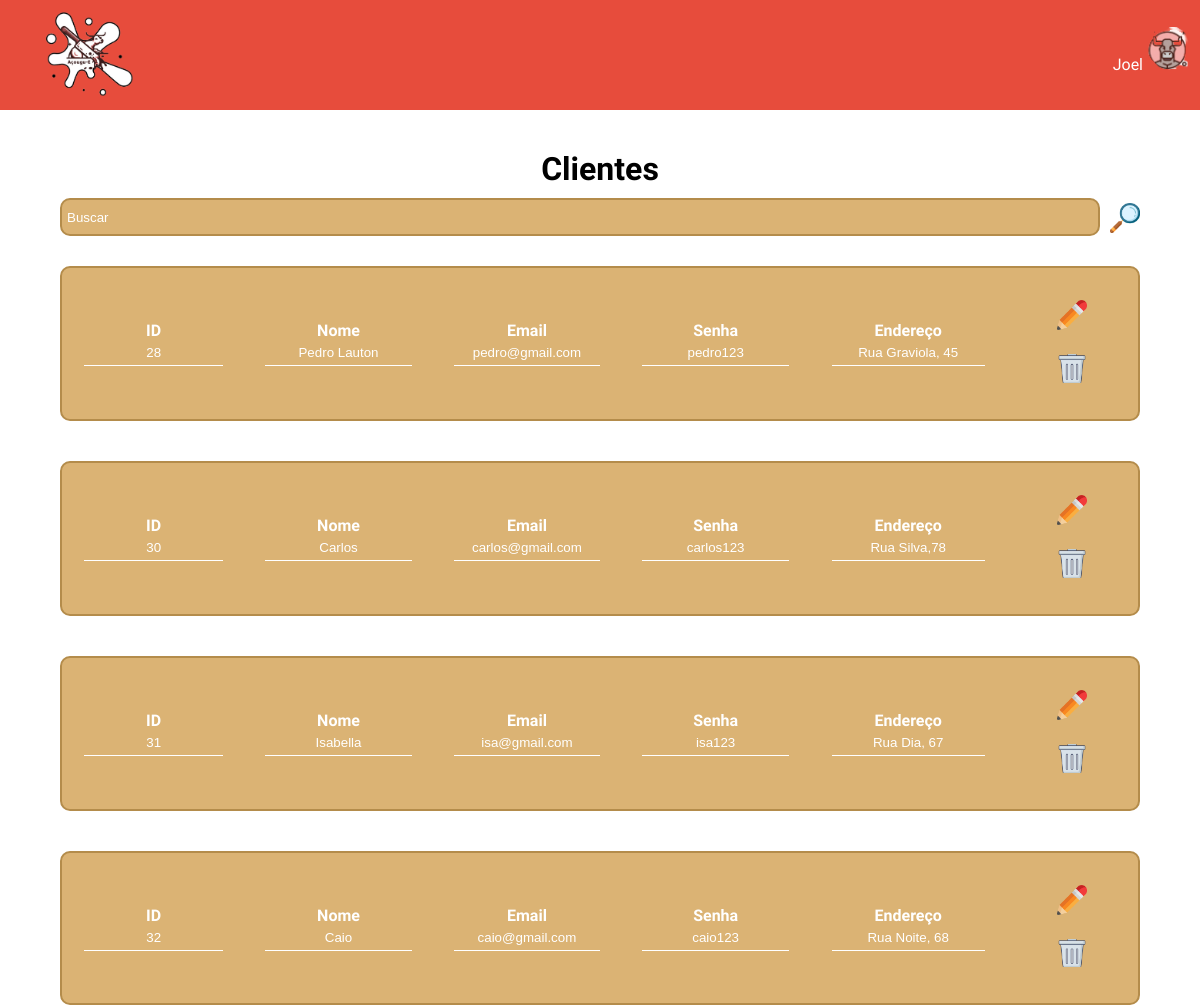
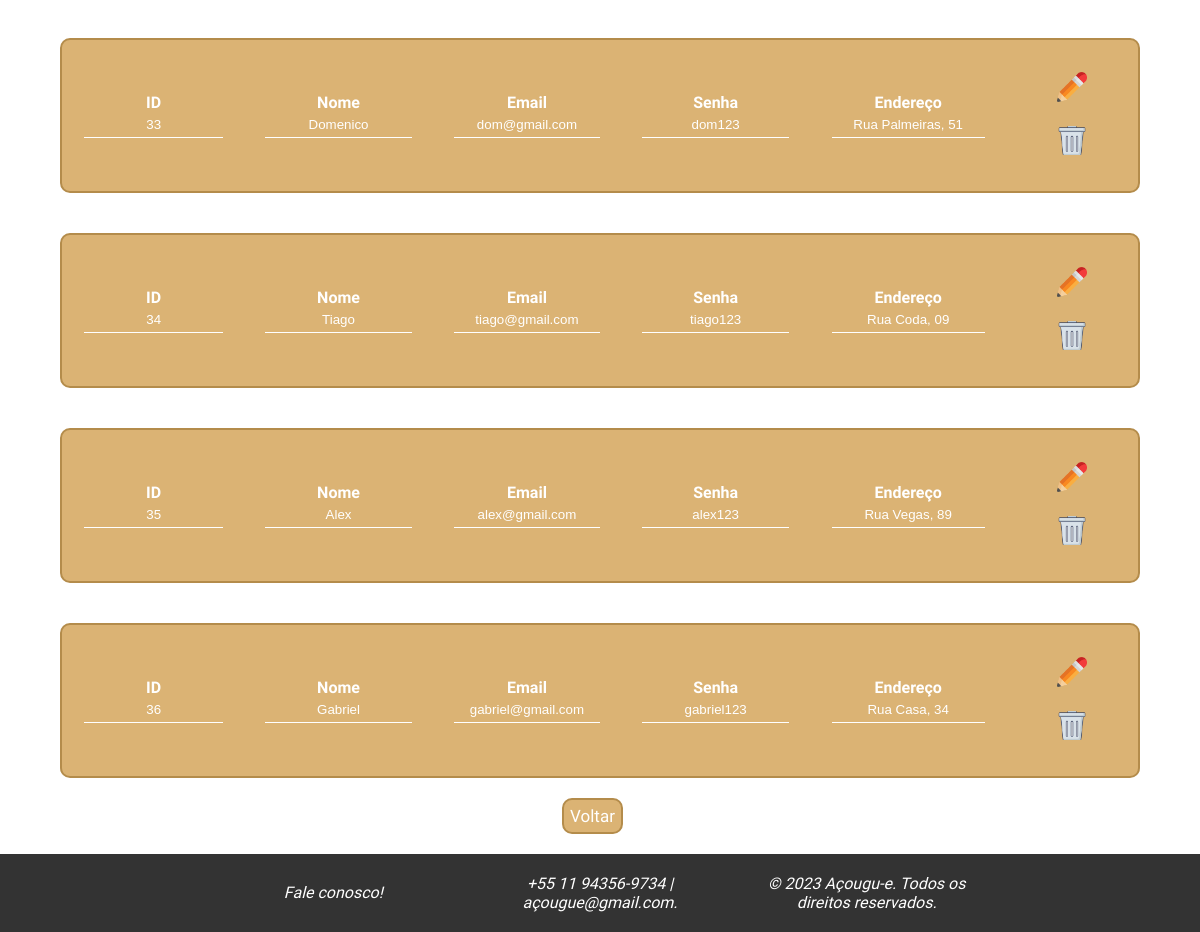
Page /php/php_adm/consultar_cliente.php (signed in) on the committed database (2 pictures, top to bottom).
### tables this page shows
CREATE TABLE `administradores` (
  `AdmId` int(11) NOT NULL,
  `Nome` varchar(50) DEFAULT NULL,
  `Email` varchar(50) DEFAULT NULL,
  `Senha` varchar(255) DEFAULT NULL
);

CREATE TABLE `clientes` (
  `ClienteId` int(11) NOT NULL,
  `Nome` varchar(150) NOT NULL,
  `Email` varchar(100) NOT NULL,
  `Senha` char(64) NOT NULL,
  `Endereco` varchar(300) NOT NULL
);

### includes/verifica.php (called while the page is built)
<?php
require 'config.php';
if (isset($_SESSION['tipo_usuario']) && !empty($_SESSION['tipo_usuario'])) {
    require_once 'Usuario.class.php';
    $u = new Usuario();
    if ($_SESSION['tipo_usuario'] == 'cliente') {
        if (isset($_SESSION['idcli']) && !empty($_SESSION['idcli'])) {
            $listLogged = $u->logged($_SESSION['idcli'], $_SESSION['tipo_usuario']);
            $nomeUsu = isset($listLogged['Nome']) ? $listLogged['Nome'] : null;
        } else {
            header("Location: login.php");
            exit();
        }
    } elseif ($_SESSION['tipo_usuario'] == 'administrador') {
        $listAdmin = $u->logged($_SESSION['id_admin'], $_SESSION['tipo_usuario']);
        $nomeUsu = is_array($listAdmin) ? $listAdmin['Nome'] : null;
    } else {
        header("Location: login.php");
        exit();
    }
} else {
    header("Location: ../../php_entrada/login.php");
    exit();
}
?>

### includes/Usuario.class.php (called while the page is built, shortened)
<?php
class Usuario {
    public function logged($id, $tipoUsuario)
    {
        global $pdo;
        $tabela = ($tipoUsuario == 'cliente') ? 'clientes' : 'administradores';
        $colunaId = ($tipoUsuario == 'cliente') ? 'ClienteId' : 'AdmId';
        $sql = "SELECT Nome FROM $tabela WHERE $colunaId = :id";
        $stmt = $pdo->prepare($sql);
        $stmt->bindValue(":id", $id);
        $stmt->execute();
        return $stmt->fetch(PDO::FETCH_ASSOC);
    }
}
?>

### php/php_adm/consultar_cliente.php (the view, shortened to what this page needs)
<?php
    require '../../includes/verifica.php';
    if (isset($_SESSION['id_admin']) && !empty($_SESSION['id_admin'])):
    if ($_SERVER['REQUEST_METHOD'] === 'GET' && isset($_GET['buscar'])) {
        $buscar = '%' . $_GET['buscar'] . '%';
        $sql = "SELECT * FROM clientes WHERE Nome LIKE :buscar";
        $consulta = $pdo->prepare($sql);
        $consulta->bindParam(':buscar', $buscar, PDO::PARAM_STR);
        $consulta->execute();
    } else {
        $consulta = $pdo->prepare('SELECT * FROM clientes');
        $consulta->execute();
    }
?>
<!DOCTYPE html>
<html lang="pt-br">
<head>
    <link rel="stylesheet" href="../../style/css_adm/css-consultar_clientes.css">
</head>
<body>
    <?php include_once "nav_adm.php"; ?>
    <main>
        <h1>Clientes</h1>
        <div class="container">
            <form action="consultar_cliente.php" method="get">
                <input type="text" name="buscar" class="container buscar" placeholder="Buscar">
                <button type="submit" id="btn"><img src="../../img/pesquisar.png" alt="Pesquisar"></button>
            </form>
        </div>
        <?php
            while ($linha = $consulta->fetch(PDO::FETCH_ASSOC)):
        ?>
        <table>
            <tr>
                <th>ID
                    <br><input type="text" name="txtid" disabled value="<?= $linha['ClienteId']; ?>">
                </th>
                <th>Nome
                    <br><input type="text" name="txtnome" disabled value="<?= $linha['Nome']; ?>">
                </th>
                <th>Email
                    <br><input type="text" name="txtemail" disabled value="<?= $linha['Email']; ?>">
                </th>
                <th>Senha
                    <br><input type="text" name="txtsenha" disabled value="<?= $linha['Senha']; ?>">
                </th>
                <th>Endereço
                    <br><input type="text" name="txtendereco" disabled value="<?= $linha['Endereco']; ?>">
                </th>
                <th>
                    <a href="editar_cliente.php?id=<?= $linha['ClienteId']; ?>"><img src="../../img/editar.png" alt="Editar"></a>
                    <a href="excluir_cliente.php?id=<?= $linha['ClienteId']; ?>"><img src="../../img/excluir.png" alt="Editar"></a>
                </th>
            </tr>
        </table>
        <?php endwhile; ?>
        <a href="clientes.php"><button type="submit" class="input_btn">Voltar</button></a>
    </main>
    <?php include_once "footer_adm.php"; ?>
</body>
</html>
<?php
    else:
        header("Location: ../../index.php");
        exit();
    endif;
?>

### php/php_adm/nav_adm.php (shortened to what this page needs)
<?php
    require_once '../../includes/verifica.php';
?>
<!DOCTYPE html>
<html lang="pt-br">
<head>
    <link rel="stylesheet" href="../../style/css_adm/css-nav_adm.css">
</head>
<body>
    <nav>
        <div class="nav">
            <a href="inicio.php"><img src="../../img/logo.png" alt="Logo Açougu-E"></a>
            <p id="nav_usuario"><?php  echo $nomeUsu; ?><img src="../../img/logo_usuario.png" alt="Logo usuário" id="nav_menu_li_img"></p>
        </div>
    </nav>
<body>
</html>

### style/css_adm/css-consultar_clientes.css (style rules this page uses)
* { margin: 0; padding: 0; }
body { font-family: 'Playpen Sans', sans-serif; box-sizing: border-box; width: 100%; height: 100%; }
main { padding-top: 100px; text-align: center; display: flex; flex-direction: column; justify-content: center; align-items: center; }
h1 { font-size: 32px; }
a { text-decoration: none; cursor: pointer; }
th, td { display: block; width: 100%; box-sizing: border-box; text-align: center; padding: 10px; color: white; }
tr { display: block; width: 100%; box-sizing: border-box; margin-bottom: 10px; }
table { width: 90%; background-color: #DBB374; border: #b48c4b; border-radius: 10px; border-style: solid; border-width: 2px; margin: 20px; margin-bottom: 20px; }
form { margin: 0; }
input { border: none; outline: none; background: none; border-bottom: 1px solid #FFF; padding: 5px; width: 93%; color: white; }
th input { text-align: center; }
th img { width: 30px; height: auto; padding: 10px; padding: 10px; }
.container img { width: 30px; height: auto; padding-left: 10px; padding-top: 5px; }
form { width: 90%; display: flex; flex-direction: row; margin: 10px; }
.container { width: 100%; display: flex; justify-content: center; }
.container .buscar { width: 90vw; background-color: #DBB374; border: #b48c4b; border-radius: 10px; border-style: solid; border-width: 2px; caret-color: white; color: white ; }
.container .buscar::placeholder { color: white; }
#btn { background-color: transparent; border: none; cursor: pointer; }
.input_btn { font-family: 'Playpen Sans', sans-serif; background-color: #DBB374; padding: 6px; margin-right: 15px; border: #b48c4b; border-radius: 10px; border-style: solid; border-width: 2px; color: white; font-size: 17px; cursor: pointer; }
@media screen and (min-width: 768px) { th, td { display: table-cell; width: auto; box-sizing: border-box; text-align: center; padding: 20px; } }
@media screen and (min-width: 768px) { tr { display: table-row; } }

### style/css_adm/css-nav_adm.css (style rules this page uses)
* { margin: 0; padding: 0; }
body { font-family: 'Playpen Sans', sans-serif; box-sizing: border-box; width: 100%; height: 100%; }
.nav { display: flex; background-color: #E74C3C; position: fixed; width: 100%; height: 110px; z-index: 1000; }
.nav img { width: 80px; padding: 1vw; margin: 20px 0 0 40px; }
.nav_menu li, #nav_usuario { display: inline-block; text-align: center; padding: 7px; border-bottom: #be5555; border: #be5555; border-width: 2px; border-style: solid; }
.nav li a, #nav_usuario { text-decoration: none; color: white; border: none; }
#nav_menu_li_img { margin: 0; width: 50px; height: auto; display: none; }
#nav_usuario { display: none; cursor: pointer; }
@media screen and (min-width: 768px) { #nav_menu_li_img { display:unset; } }
@media screen and (min-width: 768px) { #nav_usuario { display: unset; margin-left: auto; padding-top: 17px; } }
@media screen and (min-width: 768px) { .nav img { width: 100px; margin: auto; padding: 0; padding-top: 10px; margin-left: 40px; margin-bottom: 10px; } }

### style/css_adm/css-footer_adm.css (style rules this page uses)
body { font-family: 'Playpen Sans', sans-serif; box-sizing: border-box; width: 100%; min-height: 100vh; margin: 0; display: flex; flex-direction: column; }
main { flex: 1; padding-top: 150px; }

### rows in the picture
administradores: Nome "Joel"
clientes: txtid "28", txtnome "Pedro Lauton", txtemail "pedro@gmail.com", txtsenha "pedro123", txtendereco "Rua Graviola, 45"
clientes: txtid "30", txtnome "Carlos", txtemail "carlos@gmail.com", txtsenha "carlos123", txtendereco "Rua Silva,78"
clientes: txtid "31", txtnome "Isabella", txtemail "isa@gmail.com", txtsenha "isa123", txtendereco "Rua Dia, 67"
clientes: txtid "32", txtnome "Caio", txtemail "caio@gmail.com", txtsenha "caio123", txtendereco "Rua Noite, 68"
clientes: txtid "33", txtnome "Domenico", txtemail "dom@gmail.com", txtsenha "dom123", txtendereco "Rua Palmeiras, 51"
clientes: txtid "34", txtnome "Tiago", txtemail "tiago@gmail.com", txtsenha "tiago123", txtendereco "Rua Coda, 09"
clientes: txtid "35", txtnome "Alex", txtemail "alex@gmail.com", txtsenha "alex123", txtendereco "Rua Vegas, 89"
clientes: txtid "36", txtnome "Gabriel", txtemail "gabriel@gmail.com", txtsenha "gabriel123", txtendereco "Rua Casa, 34"
